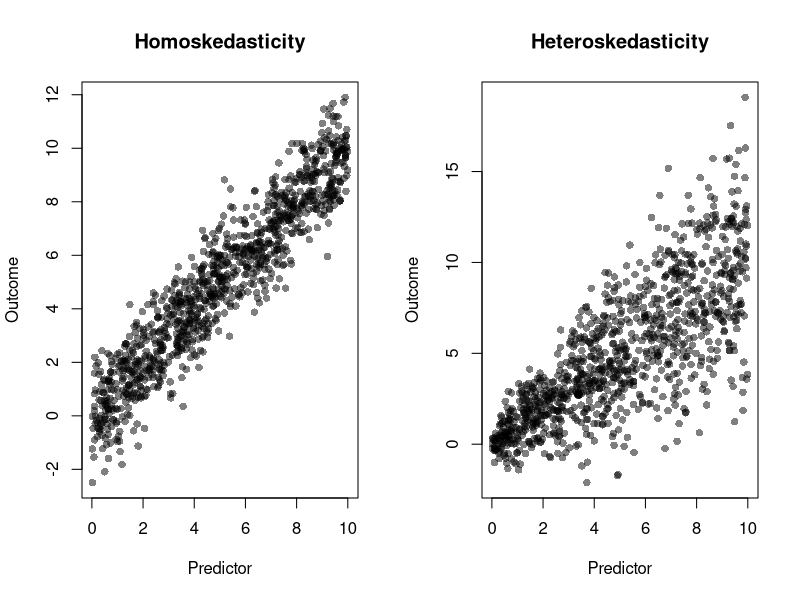

Generate this figure with R:
## ---- chunk 1
knitr::opts_chunk$set(echo=FALSE, warning=FALSE, message=FALSE, fig.align="center")
library(scales)
library(broom)
## ---- chunk 2
set.seed(1)
n <- 1000
x <- runif(n, 0, 10)
y1 <- x + rnorm(n, 0, 1)
y2 <- x + rnorm(n, 0, sqrt(x))
df <- data.frame(x = x, y = y2, w = 1/sqrt(x)^2)

par(mfrow = c(1,2))
plot(x, y1, pch = 16, col = alpha("black", 0.5), xlab = "Predictor", ylab = "Outcome", main = "Homoskedasticity")
plot(x, y2, pch = 16, col = alpha("black", 0.5), xlab = "Predictor", ylab = "Outcome", main = "Heteroskedasticity")
## ---- chunk 3
lmfit_ols <- tidy(lm(y ~ x, data = df))
lmfit_ols
## ---- chunk 4
lmfit_wls <- tidy(lm(y ~ x, data = df, weights = w))
lmfit_wls
